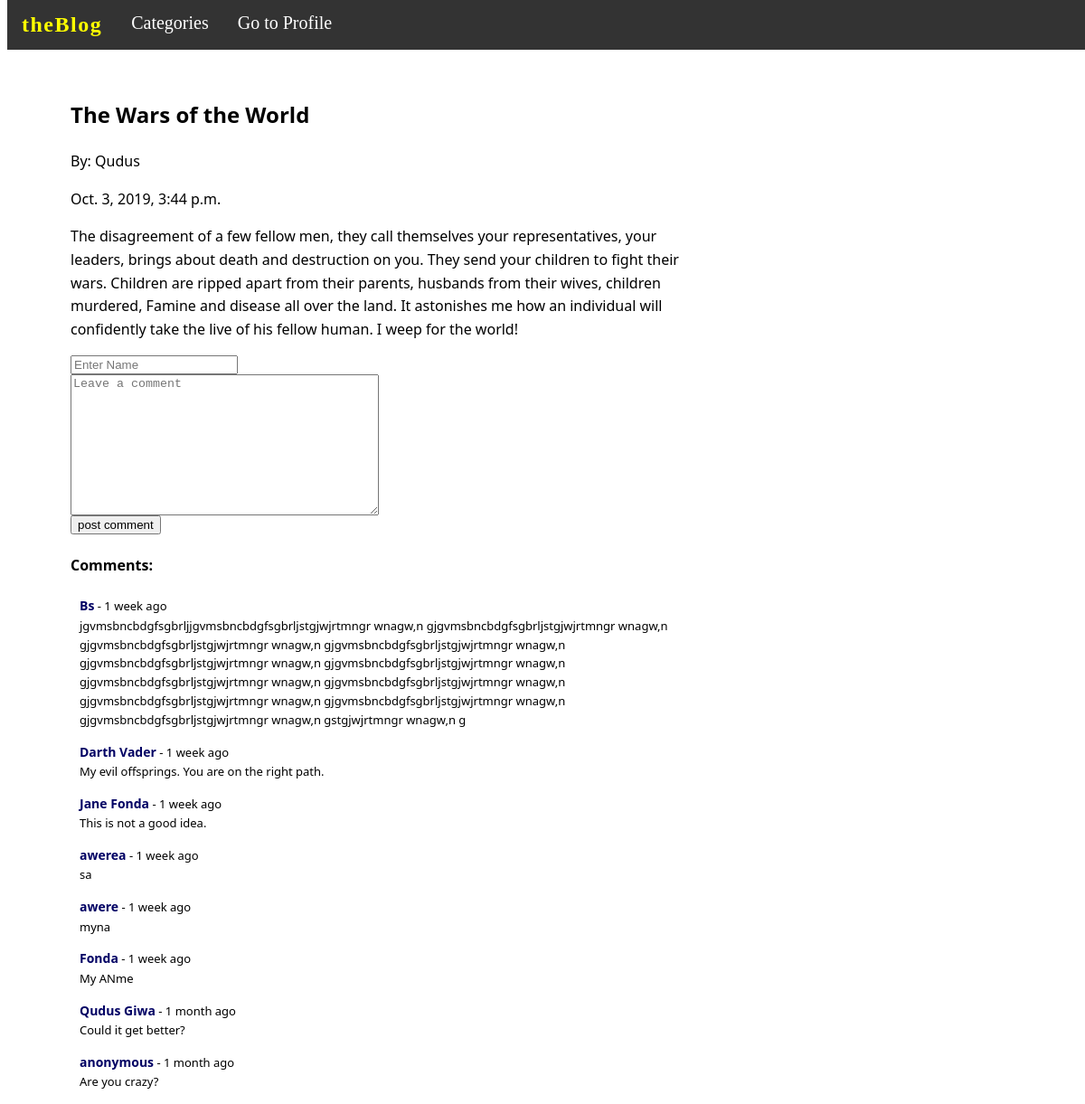
Page /blog/1/ on the committed database.
### blog/models.py (models this page shows, shortened)
class Post(models.Model):
	title = models.CharField(max_length = 200)
	author = models.CharField(max_length = 40)
	content = models.TextField()
	date = models.DateTimeField('Publication Date')
	last_modified = models.DateTimeField('Last Modified',auto_now = True)
	status = models.IntegerField(choices=status, default=0)

class Comment(models.Model):
	author = models.CharField(max_length = 40)
	reply = models.TextField()
	date = models.DateTimeField(auto_now_add=True)
	post = models.ForeignKey('Post', on_delete=models.CASCADE)
	active = models.BooleanField(default=False)
	class Meta:
		ordering = ['-date']

### blog/views.py (the view, shortened to what this page needs)
# urls.py: path('<int:post_id>/', views.detail, name = 'detail'),
def detail(request, post_id):
	article = get_object_or_404(Post, pk = post_id)
	comments = Comment.objects.filter(post=article)
	form = CommentForm()
	context = {'article':article,'comments':comments,'form':form}
	return render(request, 'blog/detail.html', context)

### blog/forms.py
class CommentForm(forms.Form):
	author = forms.CharField(max_length=40,widget=forms.TextInput(attrs={"class":"form_control",
					"placeholder":"Enter Name"}))
	reply = forms.CharField(widget=forms.Textarea(attrs={"class":"form-control","placeholder":"Leave a comment"}))

### blog/templates/blog/detail.html (shortened to what this page needs)
{% load static %}
{% load humanize %}
<link rel="stylesheet" type="text/css" href="{% static 'blog/detail.css' %}">
<ul>
	<li><b><a id="header" class="home" href="/blog">theBlog</a></b></li>
	<li><a href="">Categories</a></li>
	<li><a href="{% url 'blog:profile' %}">Go to Profile</a></li>
</ul>
<div class="leftside">
	<h2>{{ article.title }}</h2>
	<p>By: {{ article.author }}</p>
	<p style="font-weight: 100;">{{ article.date }}</p>
	<p>{{ article.content }}</p>
	<form action="/blog/{{ article.id }}/" method='post'>
	{{ form.author }}<br>
	{{ form.reply }}<br>
	<button type='submit'>post comment</button>
	</form>
	<h4>Comments:</h4>
	{% for comment in comments %}
		<div style="padding-left: 10px; padding-right: 10px;">
			<p id="author">{{ comment.author }}<span style="font-weight:100; font-size:13px; color:black;"> - {{ comment.date|naturaltime }}<br>{{ comment.reply }}<span/></p>
		</div>
	{% empty %}
		<p>No comments here: </p>
	{% endfor %}
</div>

### blog/static/blog/detail.css (style rules this page uses)
.leftside { float:left; width: 70%; background:white; clear:right; padding-left: 70px; padding-right: 70px; margin-top: 80px; font-family: 'Segoe UI', Tahoma, sans-serif; line-height: 1.6; }
#author { font-weight:bold; font-size:14px; color: rgb(0,0,100); }
#header { color: yellow; text-decoration: none; font-size: 24px; letter-spacing: 1.5px; }
ul { list-style-type: none; margin: 0; padding: 0; overflow: hidden; background-color: #333; position: fixed; top: 0; width: 100%; }
li { float: left; }
li a { display: block; color: white; text-align: center; padding: 14px 16px; text-decoration: none; font-size: 20px; }

### rows in the picture
Post: title "The Wars of the World", author "Qudus", date "Oct. 3, 2019, 3:44 p.m.", content "The disagreement of a few fellow men, they call themselves your representatives, your leaders, brings about death and destruction on you. They send your children to fight their wars. Children are ripped apart from their parents, husbands from their wives, children murdered, Famine and disease all over the land. It astonishes me how an individual will confidently take the live of his fellow human. I weep for the world!"
Comment: author "Bs", date "1 week ago", reply "jgvmsbncbdgfsgbrljjgvmsbncbdgfsgbrljstgjwjrtmngr wnagw,n gjgvmsbncbdgfsgbrljstgjwjrtmngr wnagw,n gjgvmsbncbdgfsgbrljstgjwjrtmngr wnagw,n gjgvmsbncbdgfsgbrljstgjwjrtmngr wnagw,n gjgvmsbncbdgfsgbrljstgjwjrtmngr wnagw,n gjgvmsbncbdgfsgbrljstgjwjrtmngr wnagw,n gjgvmsbncbdgfsgbrljstgjwjrtmngr wnagw,n gjgvmsbncbdgfsgbrljstgjwjrtmngr wnagw,n gjgvmsbncbdgfsgbrljstgjwjrtmngr wnagw,n gjgvmsbncbdgfsgbrljstgjwjrtmngr wnagw,n gjgvmsbncbdgfsgbrljstgjwjrtmngr wnagw,n gstgjwjrtmngr wnagw,n g"
Comment: author "Darth Vader", date "1 week ago", reply "My evil offsprings. You are on the right path."
Comment: author "Jane Fonda", date "1 week ago", reply "This is not a good idea."
Comment: author "awerea", date "1 week ago", reply "sa"
Comment: author "awere", date "1 week ago", reply "myna"
Comment: author "Fonda", date "1 week ago", reply "My ANme"
Comment: author "Qudus Giwa", date "1 month ago", reply "Could it get better?"
Comment: author "anonymous", date "1 month ago", reply "Are you crazy?"
